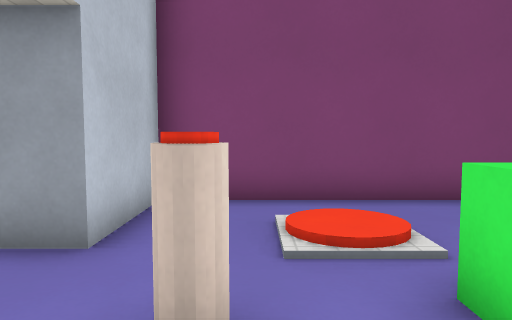
[1] (above)

17 first-person views from a walk through a level from a Godot 3-D game. The camera is 1.2 m above the floor, tilts 4° down and sees 70° across. The floor is counted in squares, 1 m on a side. Each view is taken from the middle of a square. On the plan, view 1 faces up. The plan holds only what a view shows up to about 15 squares ahead; the rest is blank. The place goes on beyond the plan. Door leaves are left out where a doorway can be walked through. Surface patterns are stand-ins for the level's own textures.

[2]
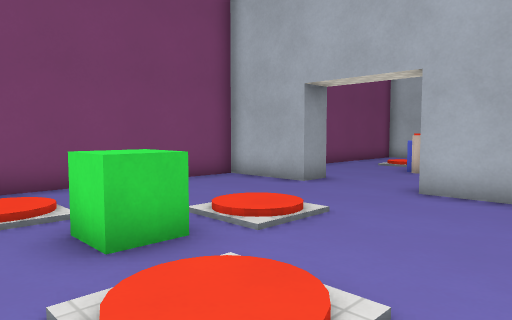

[3]
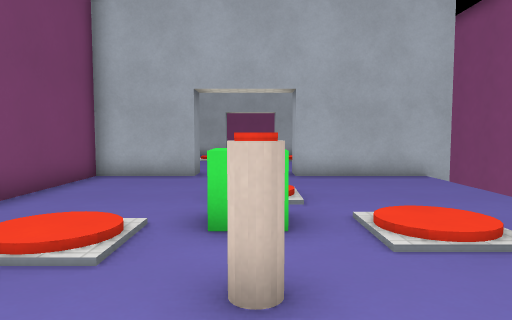

[4]
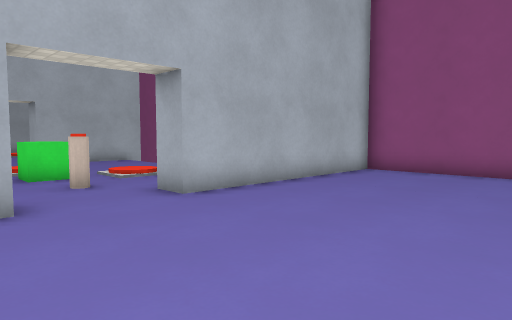

[5]
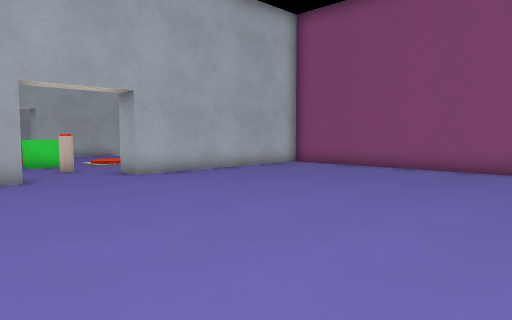

[6]
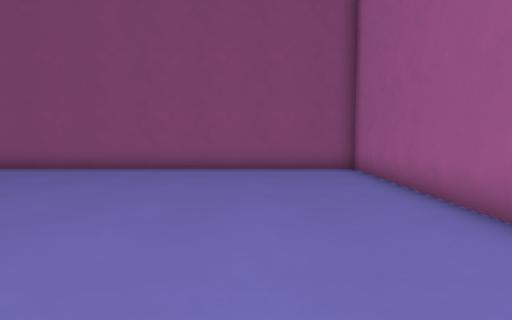

[7]
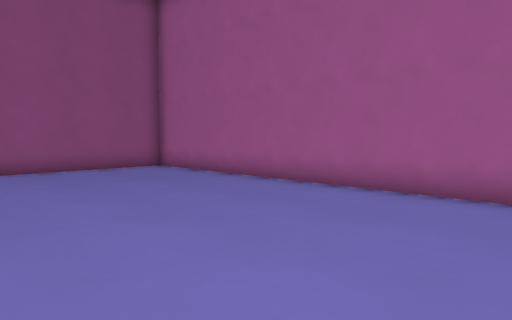

[8]
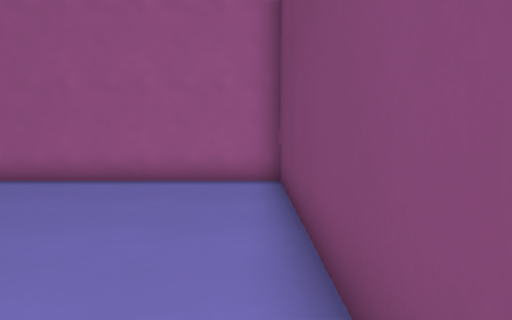

[9]
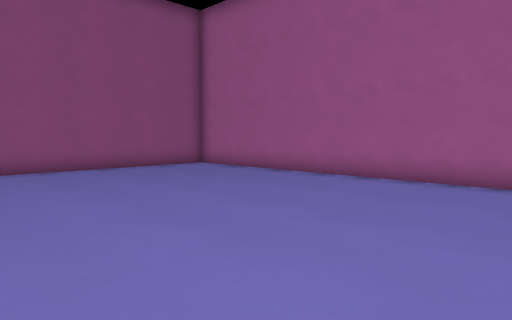

[10]
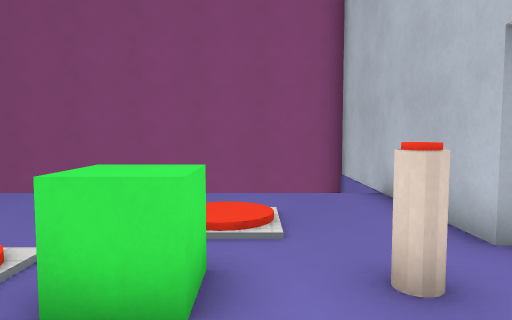

[11]
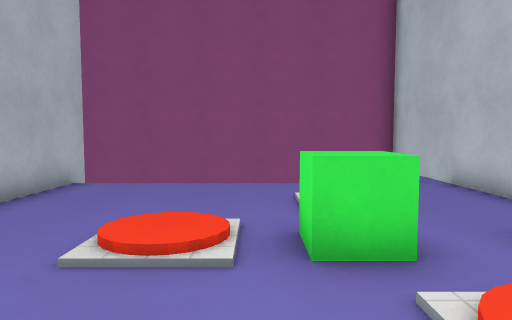

[12]
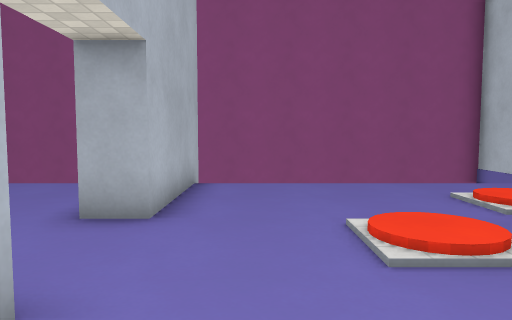

[13]
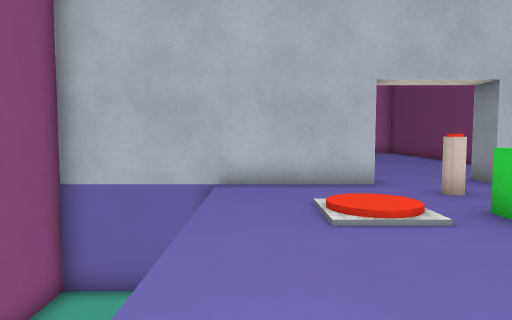

[14]
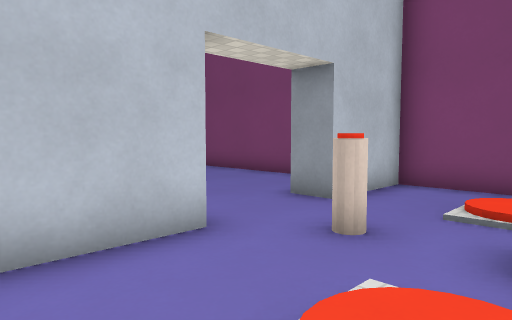

[15]
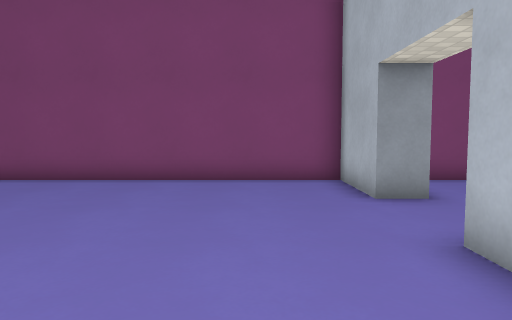

[16]
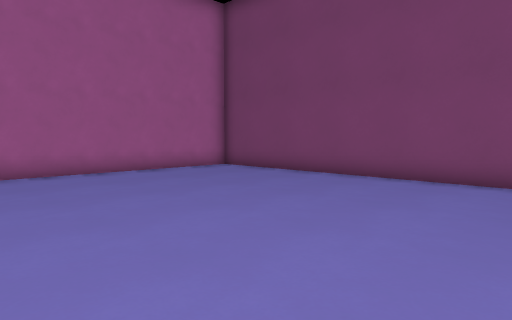

[17]
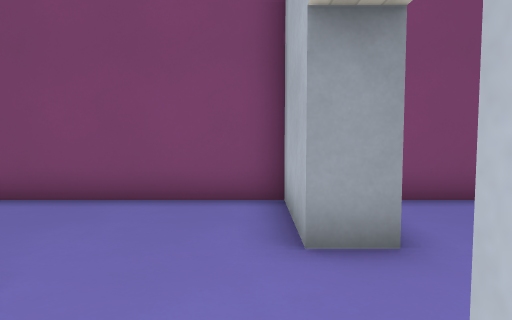

### Floor plan
Key: @ floor where view 1 was taken; # wall or solid block; . main floor; : floor 0.25 m higher than the main floor; / step, stairs or slope; D open door; v drop or lower ground; B box; O other object.
Columns run from 17 left of view 1 to 10 right of it. Each row starts with its distance up from view 1.
  7 ############################
  6 #.............##.........#..
  5 #.............##../......#..
  4 #.............##..:/.....#..
  3 #..............D.........D..
  2 #..............D.O.B.:...D..
  1 #..............D.........D..
  0 #.............##.@::.....#..
 -1 #.............##..//.....#..
 -2 #.............##.........# .
 -3 #.............##vvvvvvvvv# v
 -4 #.............##         v
 -5 #.............##vv
 -6 #.............##vv
 -7 ############################

Positions as (right, up) in squares from view 1, and headings:
1: (0, 0), facing up
2: (0, -2), facing up-right
3: (-3, 2), facing right
4: (-9, 5), facing down-right
5: (-13, 6), facing down-right
6: (-13, 6), facing down
7: (-9, 6), facing down-left
8: (-7, 6), facing left
9: (-7, 6), facing down-left
10: (1, 5), facing down
11: (3, 6), facing down
12: (6, 6), facing down
13: (7, -2), facing left
14: (2, -2), facing up-left
15: (-5, -3), facing up
16: (-5, -3), facing up-left
17: (7, 0), facing up
